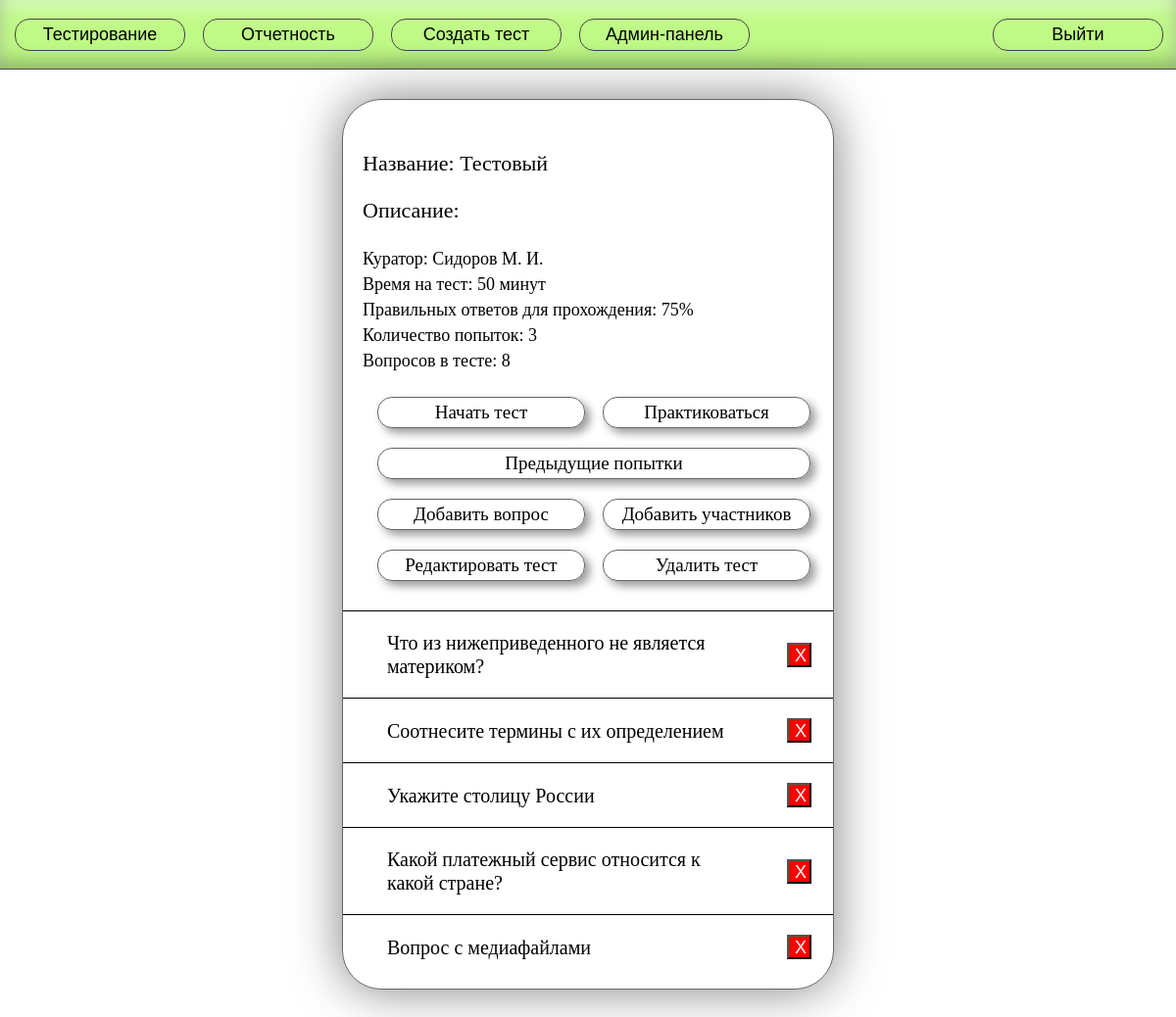
The page /testing/11 (signed in) on the database as committed earlier.
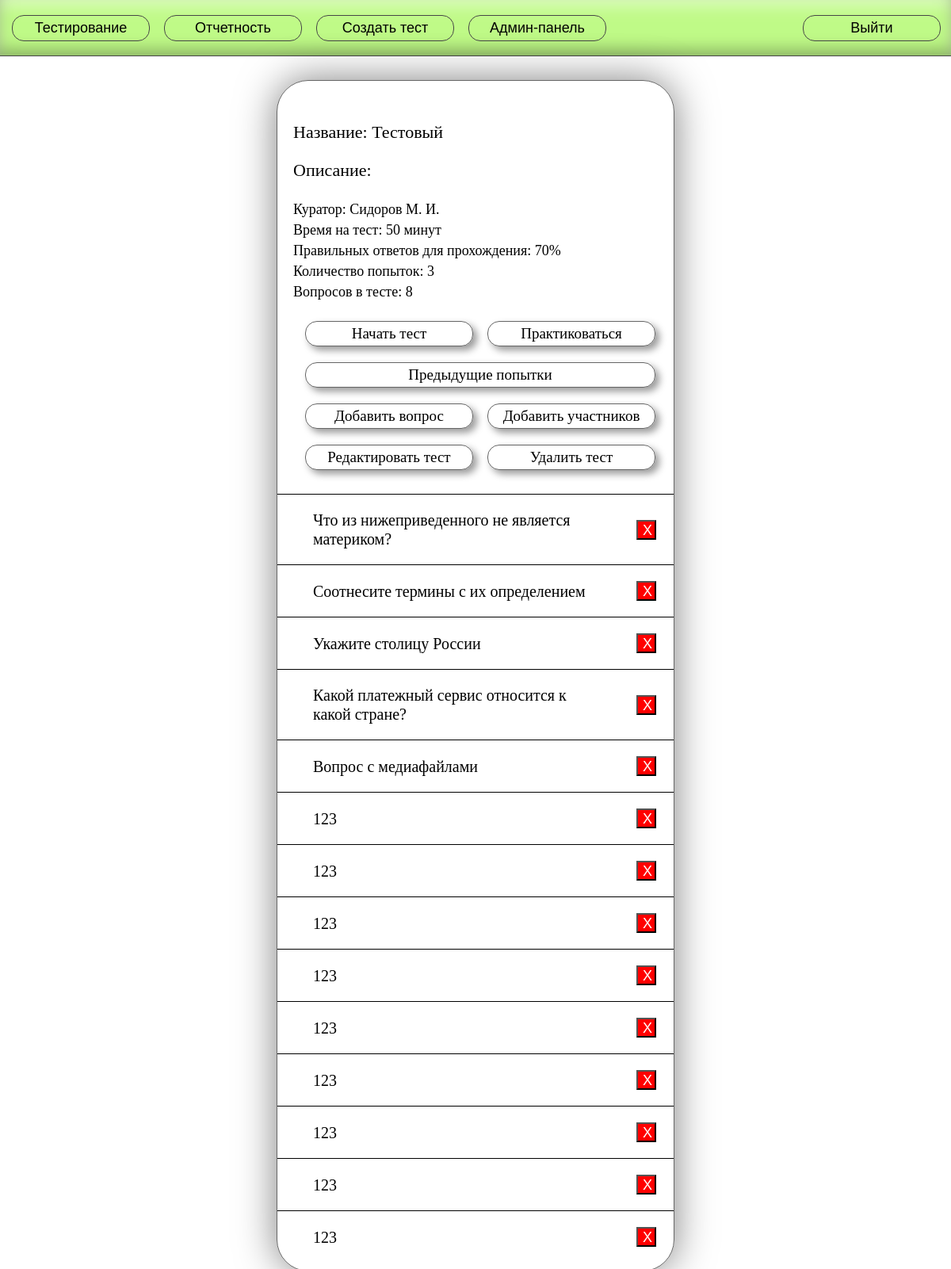
The same page on the database as committed later.
### main/models.py (models this page shows, shortened)
class Test(models.Model):
    test_name = models.CharField(max_length=255, null=False)
    test_description = models.CharField(max_length=1000, null=True, blank=True,
                                        default='Описание отсутствует')
    curator = models.ForeignKey(Worker, on_delete=models.CASCADE)
    max_tries = models.IntegerField(null=True, default=2)
    questions_per_attempt = models.IntegerField(null=True, default=10)
    time_limit = models.IntegerField(null=True, default=20)
    percentage_to_pass = models.IntegerField(null=True, default=80)

class Question(models.Model):
    question_types = [
        ('choose_one', 'Выбрать правильный'),
        ('pairs', 'На соответствие'),
        ('open_answer', 'Открытый вопрос'),
    ]
    test = models.ForeignKey(Test, on_delete=models.CASCADE)
    question_type = models.CharField(choices=question_types)
    question_text = models.CharField(max_length=1000, null=False)

class Worker(models.Model):
    worker_roles = [
        ('admin', 'Администратор'),
        ('curator', 'Куратор'),
        ('worker', 'Сотрудник'),
    ]
    user = models.OneToOneField(User, on_delete=models.CASCADE)
    role = models.CharField(choices=worker_roles)
    departament = models.ForeignKey(Departament, on_delete=models.CASCADE)
    job_title = models.CharField(max_length=255, null=True)
    full_name = models.CharField(max_length=255, null=False)

### main/views.py (the view)
# urls.py: path('testing/<int:test_id>', test_detailed, name='test'),
@login_required(login_url='login')
def test_detailed(request, test_id):
    worker = Worker.objects.get(user=request.user)
    test_members = TestMember.objects.filter(test__id=test_id)
    test_members = [i.worker for i in test_members]
    test = Test.objects.get(id=test_id)
    results = Result.objects.filter(test=test, worker=worker)
    role = get_role(request.user)
    if role in ['admin']:
        pass
    elif role in ['curator'] and test.curator == worker:
        pass
    elif worker in test_members:
        pass
    else:
        return render(request, '403.html', {
            'messages': ['Вы не участвуете в данном тестировании']
        })
    questions = Question.objects.filter(test=test)
    return render(request, 'test_detailed.html', {
        'test': test,
        'questions': questions,
        'results': results,
    })

### main/views.py (called while the page is built)
def get_role(user):
    worker = Worker.objects.get(user=user)
    if worker.role == 'admin':
        return 'admin'
    if worker.role == 'curator':
        return 'curator'
    if worker.role == 'worker':
        return 'worker'

### templates/test_detailed.html (shortened to what this page needs)
{% extends 'header.html' %}
{% load static %}
{% block styles %}
    <link href="{% static '/css/test.css' %}" rel="stylesheet">
{% endblock styles %}
{% block body %}
<div class="test-content">
    <div class="test-wrapper">
        <div class="test-info">
        <p>Название: {{ test.test_name }}</p>
        <p>Описание: {{ test.test_description }}</p>
        <span>Куратор: {{ test.curator.full_name }}</span><br>
        <span>Время на тест: {{ test.time_limit }} минут</span><br>
        <span>Правильных ответов для прохождения: {{ test.percentage_to_pass }}%</span><br>
        <span>Количество попыток: {{ test.max_tries }}</span><br>
        <span>Вопросов в тесте: {{ test.questions_per_attempt }}</span><br>
        <div class="start-test-container">
            <a href="/testing/{{ test.id }}/start" class="start-test-btn">Начать тест</a>
            <a href="/testing/{{ test.id }}/practice" class="new-question-btn">Практиковаться</a>
        </div>
        {% if results %}
            <a href="/testing/{{ test.id }}/results" class="previous-attempts">Предыдущие попытки</a>
        {% endif %}
        {% if user.worker.role == 'admin' or user.worker == test.curator %}
            <div class="manage-test-container">
                <a href="/testing/{{ test.id }}/new_question" class="new-question-btn">Добавить вопрос</a>
                <a href="/testing/{{ test.id }}/members" class="test-members-btn">Добавить участников</a>
                <a href="/testing/{{ test.id }}/edit" class="test-members-btn">Редактировать тест</a>
                <a href="/testing/{{ test.id }}/delete" class="test-members-btn">Удалить тест</a>
            </div>
        {% endif %}
        </div>
        {% if user.worker.role == 'admin' or user.worker == test.curator %}
            <div class="questions-wrapper">
                {% for question in questions %}
                    <div class="question-wrapper">
                        <a class="question" href="/testing/{{ question.test.id }}/{{ question.id }}/edit">
                            {{ question.question_text }} <br>
                        </a>
                        {% if user.worker.role == 'admin' or user.worker == test.curator %}
                            <a href="/testing/{{ test.id }}/{{ question.id }}/delete" class="delete-question-btn"><button>
                                X
                            </button></a>
                        {% endif %}
                    </div>
                {% endfor %}
            </div>
        {% endif %}
    </div>
</div>
{% endblock %}

Rows that differ between the two databases and show on the page:
changed Test "Тестовый": percentage_to_pass "75" → "70"
added Question: question_text "123"
added Question: question_text "123"
added Question: question_text "123"
added Question: question_text "123"
added Question: question_text "123"
added Question: question_text "123"
added Question: question_text "123"
added Question: question_text "123"
added Question: question_text "123"
